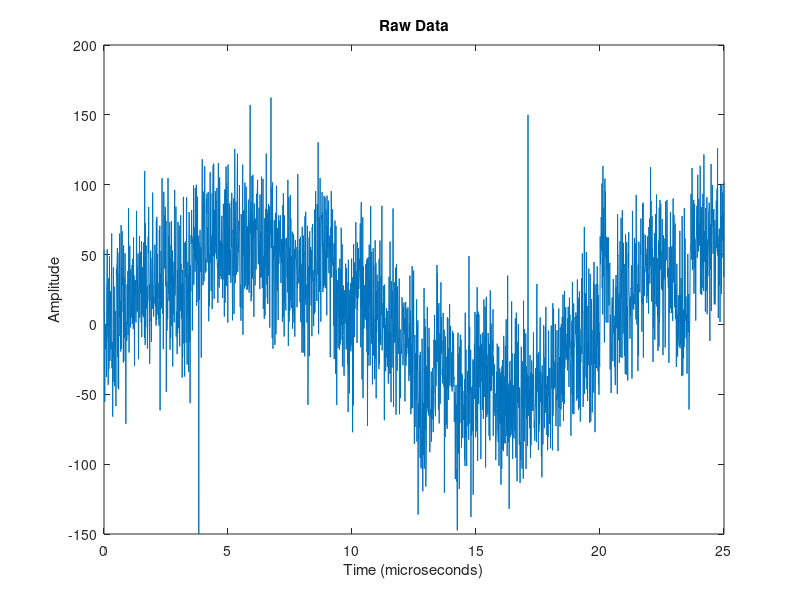
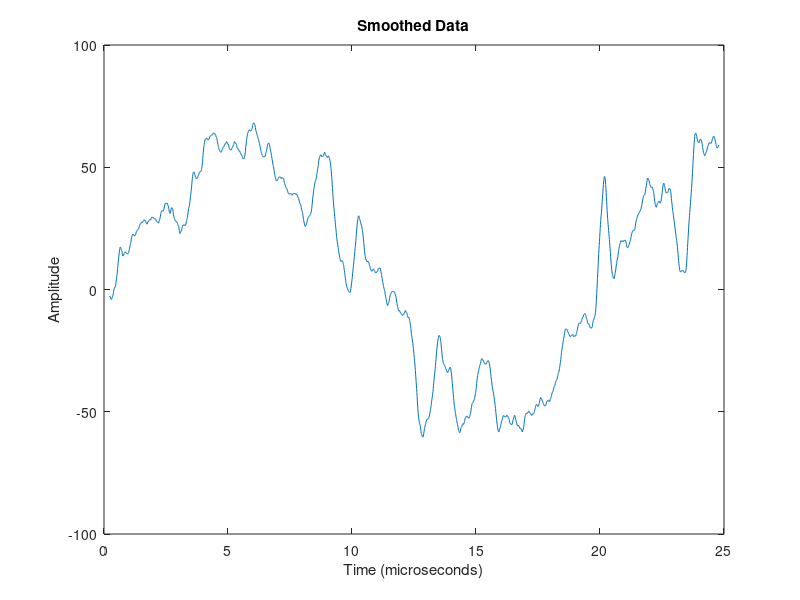
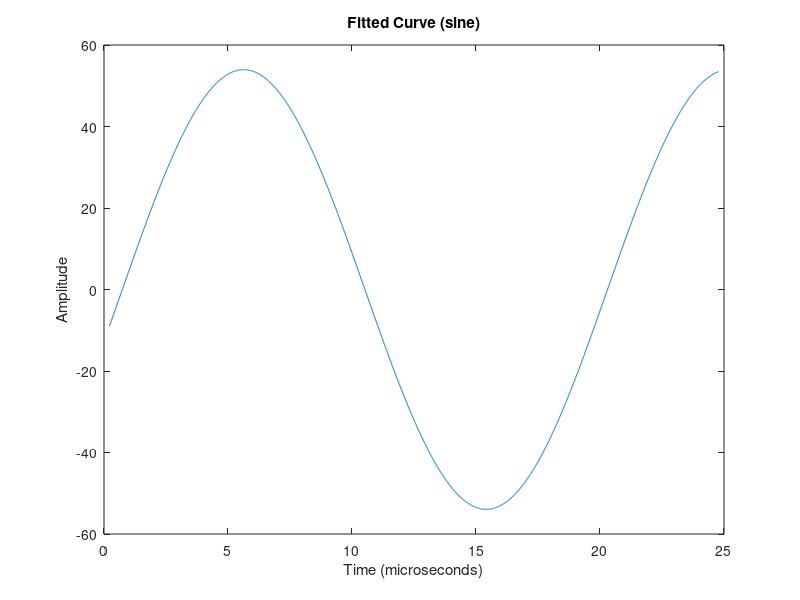
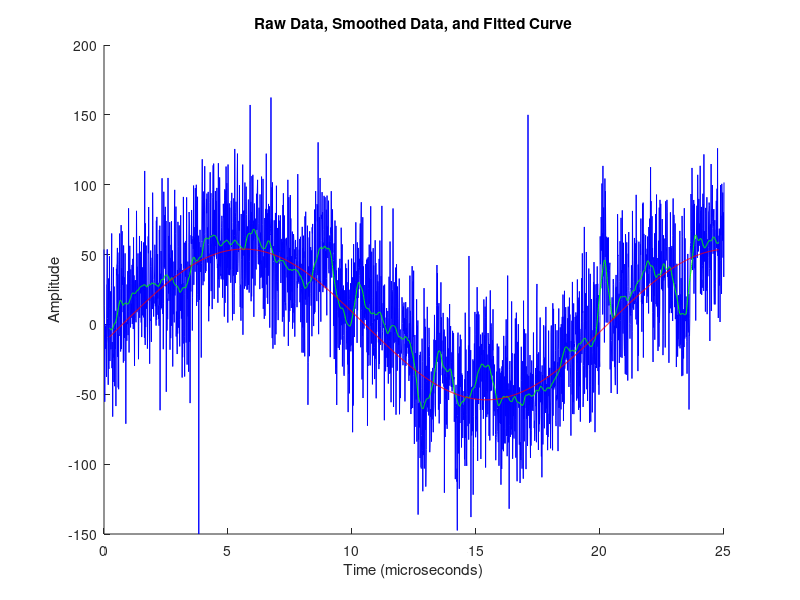

Source code (MATLAB) for these figures, in order:
% Logan Prust - Aer E 322 - Section 4 - HW 1

clear,clc;

% read data from file
data = dlmread('HW1_Data.txt');

% separate data
time = data(:,1); % microseconds
amp = data(:,2);

% plot raw data
figure(1);
plot(time,amp);
xlabel('Time (microseconds)');
ylabel('Amplitude');
title('Raw Data');

% extract number of data points
[n,m] = size(data);

% set span for first pass
span = 11;
reach = (span-1)/2;

% carry out first pass
newamp = zeros(n-span+1,1);
for i = 1:(n-span+1)
    for j = 0:(span-1)
        newamp(i) = newamp(i) + amp(i+j)/span;
    end
end

% set span for second pass
span2 = 35;
reach2 = (span2-1)/2;

% carry out second pass
newamp2 = zeros(n-span-span2+2,1);
for i = 1:(n-span-span2+2)
    for j = 0:(span2-1)
        newamp2(i) = newamp2(i) + newamp(i+j)/span2;
    end
end

% clip edges of time data
newtime = time((reach+1):(n-reach));
newtime2 = time((reach+reach2+1):(n-reach-reach2));

% plot smoothed data
figure(2);
plot(newtime2,newamp2);
xlabel('Time (microseconds)');
ylabel('Amplitude');
title('Smoothed Data');

% define fit function
fun = @(x,newtime2)x(1)*sin(x(2)*newtime2 + x(3));

% carry out fit
x = lsqcurvefit(fun, [150,0.05*2*pi,0], newtime2, newamp2);

% create fitted curve
for k = 1:length(newtime2)
    sinwave(k) = x(1)*sin(x(2)*newtime2(k) + x(3));
end

% plot fitted curve
figure(3);
plot(newtime2,sinwave);
xlabel('Time (microseconds)');
ylabel('Amplitude');
title('Fitted Curve (sine)');

% overlay plots
figure(4);
hold on;
plot(time,amp,'b');
plot(newtime2,newamp2,'g');
plot(newtime2,sinwave,'r');
xlabel('Time (microseconds)');
ylabel('Amplitude');
title('Raw Data, Smoothed Data, and Fitted Curve');

% plot final signal
figure(6);
plot(newtime2,abs(newamp2-sinwave'));
axis([8 16 0 50]);
xlabel('Time (microseconds)');
ylabel('Amplitude');
title('Final Signal');

% define cosine fit function
fun2 = @(x2,newtime2)x2(1)*cos(x2(2)*newtime2 + x2(3) - pi/2);
% carry out cosine fit
x2 = lsqcurvefit(fun2, [150,0.05*2*pi,pi/2], newtime2, newamp2);

% create cosine fitted function
for k = 1:length(newtime2)
    coswave(k) = x2(1)*cos(x2(2)*newtime2(k) + x2(3) - pi/2);
end

% plot cosine fitted function
figure(7);
plot(newtime2,coswave);
xlabel('Time (microseconds)');
ylabel('Amplitude');
title('Fitted Curve (cosine)');
